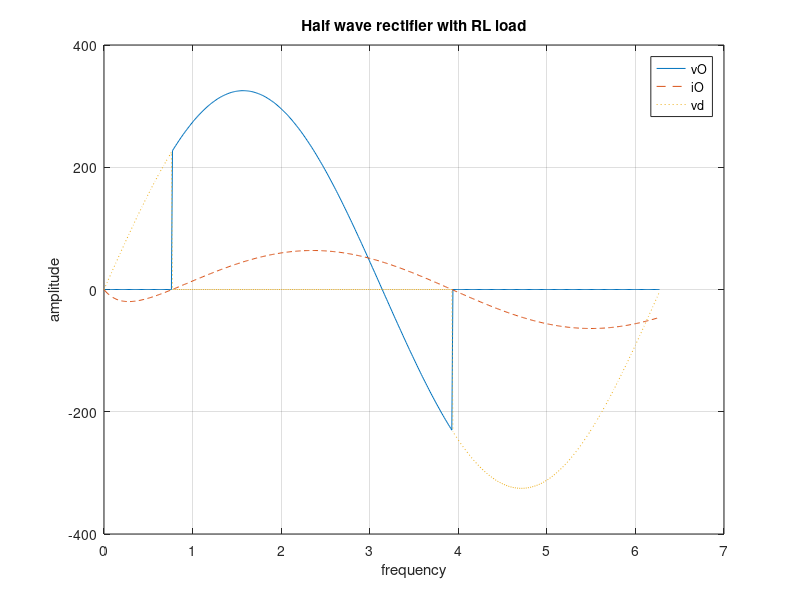

MATLAB code for this plot:
% Half wave rectifier with RL load
clc;clear;close all;
r=input('enter the value of the load resistance in ohms='); 
l=input ('enter the value of load inductance in (henry) ='); 
td=pi/256;
t=0:td:2*pi-td;
em=230*sqrt(2);
phase=atan(l/r);
es=em*sin(t);
iO=em/(sqrt(r^2+1^2))*(sin(phase)*exp(-r*t/1)+sin(t-phase));
vO=es.*(iO>=0) ; vO; iO=iO.*(0>=0);
vd=(es-vO);
plot (t, vO, '-',t,iO,'--',t,vd,':');
xlabel ('frequency');
ylabel('amplitude'); 
legend ('vO','iO', 'vd');
title ('Half wave rectifier with RL load');
grid;

%{
result:
enter the value of the load resistance in ohms=10
enter the value of load inductance in (henry) =10
%}